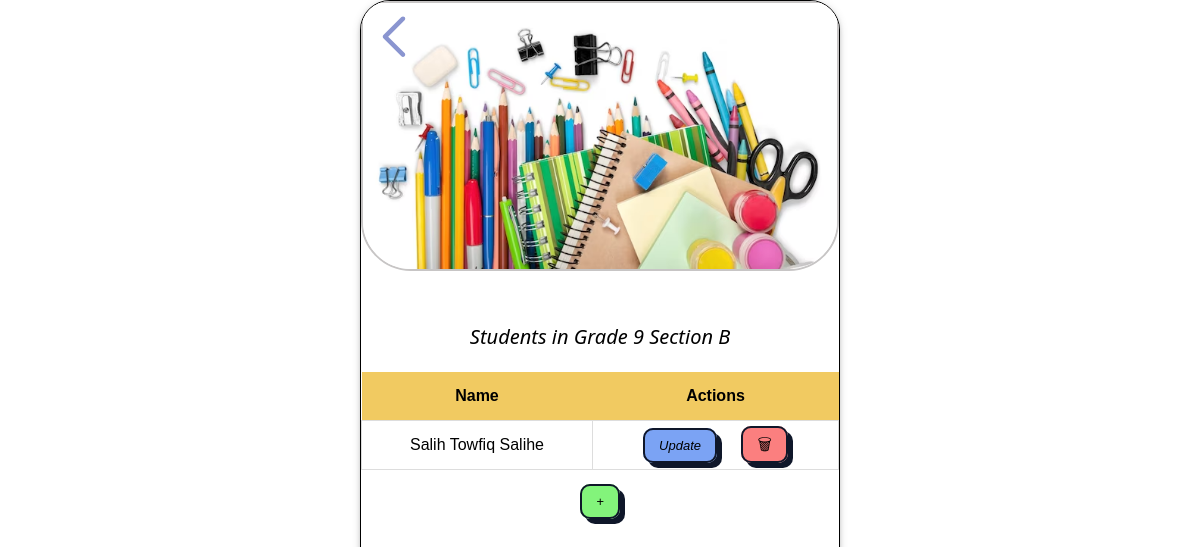
Screenshot of /admin/panal/get_students/9/B (signed in) with the database file from the repository.
### database/modle.py (models this page shows, shortened)
class Student(Base):
    __tablename__ ='student'
    ID = Column("id", String, primary_key=True)
    fname = Column("first_name", String(20), nullable=False)
    mname = Column("middl_name", String(20), nullable=False)
    lname = Column("last_name", String(20), nullable=False)
    gender = Column("gender", String(2),nullable=False)
    grade = Column("grade", Integer)
    section = Column("section", String(20))
    password = Column("password", String(20),nullable=False)
    def __repr__(self):
        student_data = f"({self.ID}-{self.fname}-{self.mname}-{self.lname}-{self.gender}-{self.password}-{self.section}-{self.grade})"
        return student_data

### admin/Admin.py (the view)
@Admin.route('/admin/panal/get_students/<grade>/<section>')
def get_students(grade=False, section=None):
    try:
        if 'username' in session:
            if session['role'] == 'admin':
                if grade and section:
                    students = _session.query(Student).filter_by(grade=grade, section=section).all()
                    return render_template(
                        'get_students.html', students=students, grade=grade, section=section
                        )
                else:
                    return 'No grade provided'
            else:
                return redirect(url_for('event.unauthorized'))
        else:
            return redirect(url_for('Login.login', message=var.NONE_LOGIN_MESSAGE))
    except Exception as e:
        var.log(f"Error occurred: {e}")
        return redirect(url_for('event.internal_server_error'))
    finally:
        _session.close()

### utility/_templates_filters.py (called while the page is built)
def getlist(s):
    _filter = [str(info)[1:-1].split('-') for info in s]  # Split the string by '-' and store it in a list
    print(_filter)
    return _filter

### admin/templates/get_students.html (shortened to what this page needs)
<!DOCTYPE html>
<html lang="en">
<head>
  <link rel="stylesheet" href="{{ url_for('static', filename='css/style.css') }}">
  <link rel="stylesheet" href="{{ url_for('static', filename='css/custom.css') }}">
  <link rel="stylesheet" href="{{ url_for('static', filename='css/w3.css') }}">
</head>
<body>
<section class="w3-card">
  <header id="content1" style="display: none;">
    <div class="w3-display-container">
      <a onclick="loading_back();"><img width="15%" class="w3-display-topleft" src="{{ url_for('static', filename='img/back.svg') }}" alt=""></a>
      <img width="100%" class="round2" src="{{ url_for('static', filename='img/logo.avif') }}">
    </div>
  </header>
  <main id="content2" class="main4" style="display: none;">
    <div class="container" style="margin-top: 50px;">
        <h4><i>Students in Grade {{grade}} Section {{section}}</i></h4>
        <table>
            <thead>
                <th>
                    Name
                </th>
                <th>
                    Actions
                </th>
            </thead>
            <tbody>
                {% for student in students | getList %}
                <tr>
                    <td>{{ student[1] }} {{ student[2] }} {{ student[3] }}</td>
                    <td>
                      <div class="dropdown" style="margin-right: 20px;">
                        <a class="btn text" style="background-color: rgb(123, 163, 244);" href="/admin/panal/update_options/{{ student[0] }}">Update</a>
                      </div>
                      <a class="btn" style="background-color: rgb(251, 127, 127); text-decoration: none;" onclick="_delete('{{ student[0] }}',9);">&#128465</a>
                    </td>
                  </tr>
                {% endfor %}
            </tbody>
        </table>
        <a class="btn text" style="background-color: rgb(131, 244, 123);" href="/admin/panal/add_student/{{ grade }}/{{ section }}">+</a>
    </div>
  </main>
</section>
</body>
</html>

### static/css/style.css (style rules this page uses)
body { font-family: 'Edu AU VIC WA NT Pre', sans-serif; min-height: 100vh; display: flex; justify-content: center; align-items: center; text-align: center; }
section { height: 1020px; width: 480px; border: 1px solid #000; border-radius: 30px; background-color: #ffffff; overflow-x: auto; }
header { padding-bottom: 0px; }
main { margin-top: 40px; padding-top: 10px; background-color: #ffffff; border-top-right-radius: 30px; border-top-left-radius: 15px 30px; min-height: 100px; }
.btn { border-radius: 10px; padding: 8px 14px; cursor: pointer; border: 2px solid #0f172a; box-shadow: 0 0 0 0 white, 5px 5px 0 0 #0f172a; text-decoration: none; }
.text { text-decoration: none; font-style: oblique; font-size: 13px; }
.round2 { border: #c7c5c5 solid 2px; border-bottom-left-radius: 50px; border-bottom-right-radius: 50px; }

### static/css/custom.css (style rules this page uses)
table { width: 100%; border-collapse: collapse; margin: 20px 0; font-size: 16px; font-family: Arial, Helvetica, sans-serif; }
thead { background-color: #f1ca61; color: black; }
thead th { padding: 12px 15px; text-align: center; }
tbody tr:nth-child(odd) { background-color: #fff; }
tbody td { padding: 12px 15px; border: 1px solid #ddd; }
.dropdown { position: relative; display: inline-block; }

### static/css/w3.css (style rules this page uses)
*,*:before,*:after { box-sizing:inherit }
html { -ms-text-size-adjust:100%;-webkit-text-size-adjust:100% }
body { margin:0 }
article,aside,details,figcaption,figure,footer,header,main,menu,nav,section,summary { display:block }
a { background-color:transparent;-webkit-text-decoration-skip:objects }
img { border-style:none }
html,body { font-family:Verdana,sans-serif;font-size:15px;line-height:1.5 }
html { overflow-x:hidden }
h1,h2,h3,h4,h5,h6,.w3-slim,.w3-wide { font-family:"Segoe UI",Arial,sans-serif }
h4 { font-size:20px }
h1,h2,h3,h4,h5,h6 { font-weight:400;margin:10px 0 }
img { margin-bottom:-5px }
a { color:inherit }
.w3-tooltip,.w3-display-container { position:relative }
.w3-display-topleft { position:absolute;left:0;top:0 }
.w3-card,.w3-card-2,.w3-example { box-shadow:0 2px 4px 0 rgba(0,0,0,0.16),0 2px 10px 0 rgba(0,0,0,0.12)!important }

### rows the page displays
Student: first_name "Salih", middl_name "Towfiq", last_name "Salihe"

### other values shown
{{ grade }} "9"
{{ section }} "B"
